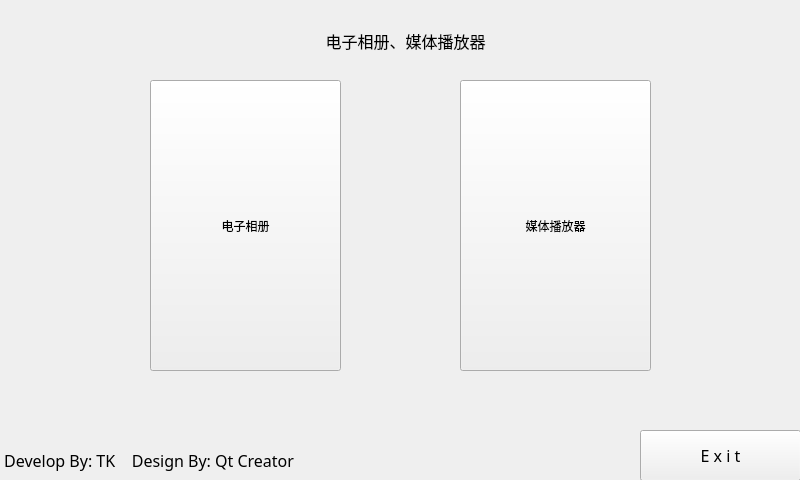
<?xml version="1.0" encoding="UTF-8"?>
<ui version="4.0">
 <class>sbQiMo</class>
 <widget class="QMainWindow" name="sbQiMo">
  <property name="geometry">
   <rect>
    <x>0</x>
    <y>0</y>
    <width>800</width>
    <height>480</height>
   </rect>
  </property>
  <property name="windowTitle">
   <string>sbQiMo</string>
  </property>
  <widget class="QWidget" name="centralwidget">
   <widget class="QPushButton" name="pBtnAlbum">
    <property name="geometry">
     <rect>
      <x>150</x>
      <y>80</y>
      <width>191</width>
      <height>291</height>
     </rect>
    </property>
    <property name="text">
     <string>电子相册</string>
    </property>
   </widget>
   <widget class="QPushButton" name="pBtnMedia">
    <property name="geometry">
     <rect>
      <x>460</x>
      <y>80</y>
      <width>191</width>
      <height>291</height>
     </rect>
    </property>
    <property name="text">
     <string>媒体播放器</string>
    </property>
   </widget>
   <widget class="QLabel" name="lbAuthor">
    <property name="geometry">
     <rect>
      <x>0</x>
      <y>440</y>
      <width>431</width>
      <height>41</height>
     </rect>
    </property>
    <property name="font">
     <font>
      <family>等线</family>
      <pointsize>12</pointsize>
     </font>
    </property>
    <property name="text">
     <string> Develop By: TK    Design By: Qt Creator</string>
    </property>
   </widget>
   <widget class="QPushButton" name="pBtnExit">
    <property name="geometry">
     <rect>
      <x>640</x>
      <y>430</y>
      <width>161</width>
      <height>51</height>
     </rect>
    </property>
    <property name="font">
     <font>
      <family>等线</family>
      <pointsize>12</pointsize>
     </font>
    </property>
    <property name="text">
     <string>E x i t</string>
    </property>
   </widget>
   <widget class="QLabel" name="lbTitle">
    <property name="geometry">
     <rect>
      <x>60</x>
      <y>20</y>
      <width>691</width>
      <height>41</height>
     </rect>
    </property>
    <property name="font">
     <font>
      <family>等线</family>
      <pointsize>12</pointsize>
     </font>
    </property>
    <property name="text">
     <string>电子相册、媒体播放器</string>
    </property>
    <property name="alignment">
     <set>Qt::AlignCenter</set>
    </property>
   </widget>
  </widget>
 </widget>
 <resources/>
 <connections/>
</ui>
